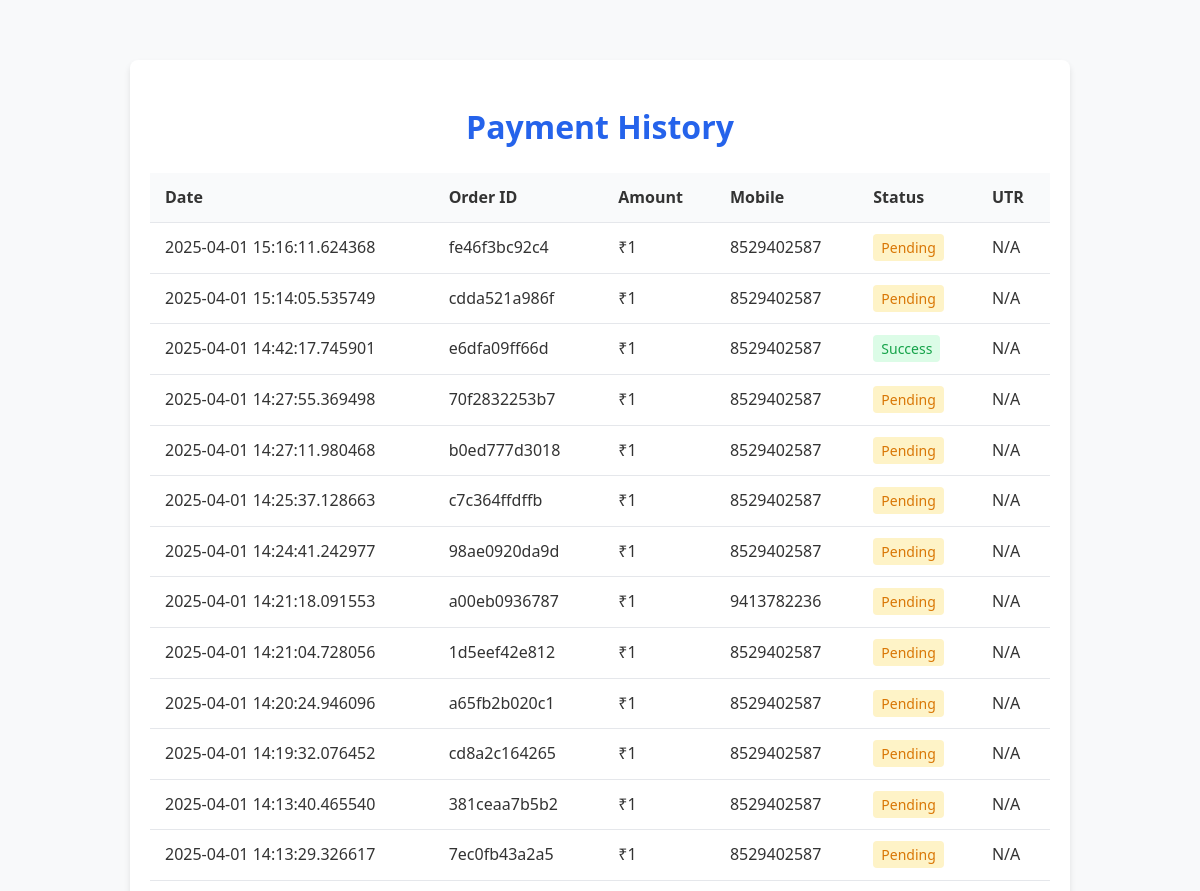
Before: /history (upper part) with the older database file.
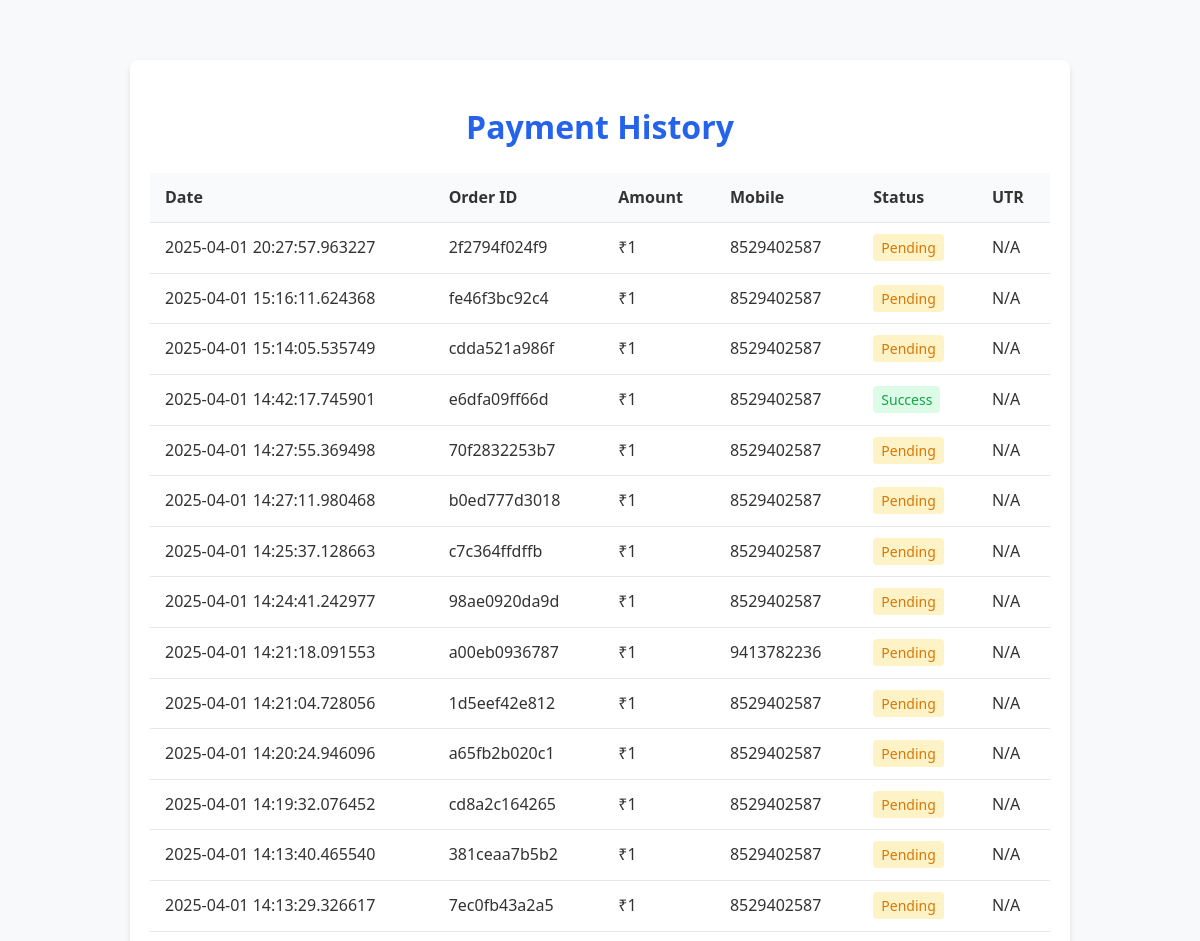
After: the same page with the newer database file.
### tables this page shows
CREATE TABLE transactions (
        id INTEGER PRIMARY KEY AUTOINCREMENT,
        order_id TEXT UNIQUE,
        status TEXT,
        amount TEXT,
        mobile TEXT,
        email TEXT,
        utr TEXT,
        message TEXT,
        timestamp DATETIME DEFAULT CURRENT_TIMESTAMP
    , request_log TEXT, response_log TEXT);

### app1.py (the view)
@app.route('/history')
def history():
    try:
        conn = sqlite3.connect('payments.db')
        conn.row_factory = sqlite3.Row
        cursor = conn.cursor()
        cursor.execute('SELECT * FROM transactions ORDER BY timestamp DESC')
        transactions = cursor.fetchall()
        conn.close()
        return render_template('history.html', transactions=transactions)
    except Exception as e:
        logger.exception(f"Error in history route: {str(e)}")
        flash(f"Error retrieving payment history: {str(e)}", "error")
        return redirect(url_for('home'))

### templates/history.html (shortened to what this page needs)
<!DOCTYPE html>
<html lang="en">
<head>
</head>
<body>
    <div class="container">
        <h1>Payment History</h1>
        {% if transactions %}
            <table>
                <thead>
                    <tr>
                        <th>Date</th>
                        <th>Order ID</th>
                        <th>Amount</th>
                        <th>Mobile</th>
                        <th>Status</th>
                        <th>UTR</th>
                    </tr>
                </thead>
                <tbody>
                    {% for tx in transactions %}
                        <tr>
                            <td>{{ tx.timestamp }}</td>
                            <td>{{ tx.order_id }}</td>
                            <td>₹{{ tx.amount }}</td>
                            <td>{{ tx.mobile }}</td>
                            <td>
                                <span class="status {{ tx.status }}">
                                    {{ tx.status|capitalize }}
                                </span>
                            </td>
                            <td>{{ tx.utr if tx.utr else 'N/A' }}</td>
                        </tr>
                    {% endfor %}
                </tbody>
            </table>
        {% else %}
            <div class="empty">
                <p>No payment records found.</p>
            </div>
        {% endif %}
    </div>
</body>
</html>

### templates/history.html (style rules this page uses)
body { font-family: 'Segoe UI', Tahoma, Geneva, Verdana, sans-serif; line-height: 1.6; margin: 0; padding: 20px; background-color: #f8f9fa; color: #333; }
.container { max-width: 900px; margin: 40px auto; padding: 20px; background-color: white; border-radius: 8px; box-shadow: 0 4px 6px rgba(0, 0, 0, 0.1); }
h1 { text-align: center; color: #2563eb; margin-bottom: 20px; }
table { width: 100%; border-collapse: collapse; margin-top: 20px; }
th, td { padding: 12px 15px; text-align: left; border-bottom: 1px solid #e5e7eb; }
th { background-color: #f9fafb; font-weight: 600; }
.status { padding: 4px 8px; border-radius: 4px; font-size: 14px; font-weight: 500; }
.success { background-color: #dcfce7; color: #16a34a; }
.pending { background-color: #fef3c7; color: #d97706; }

Changed rows visible on the page:
added transactions: timestamp "2025-04-01 20:27:57.963227", order_id "2f2794f024f9", amount "1", mobile "8529402587", status "Pending", utr "N/A"
